Frame 1 (no input): blank canvas, image omitted
Frame 60 (no input): blank canvas, image omitted
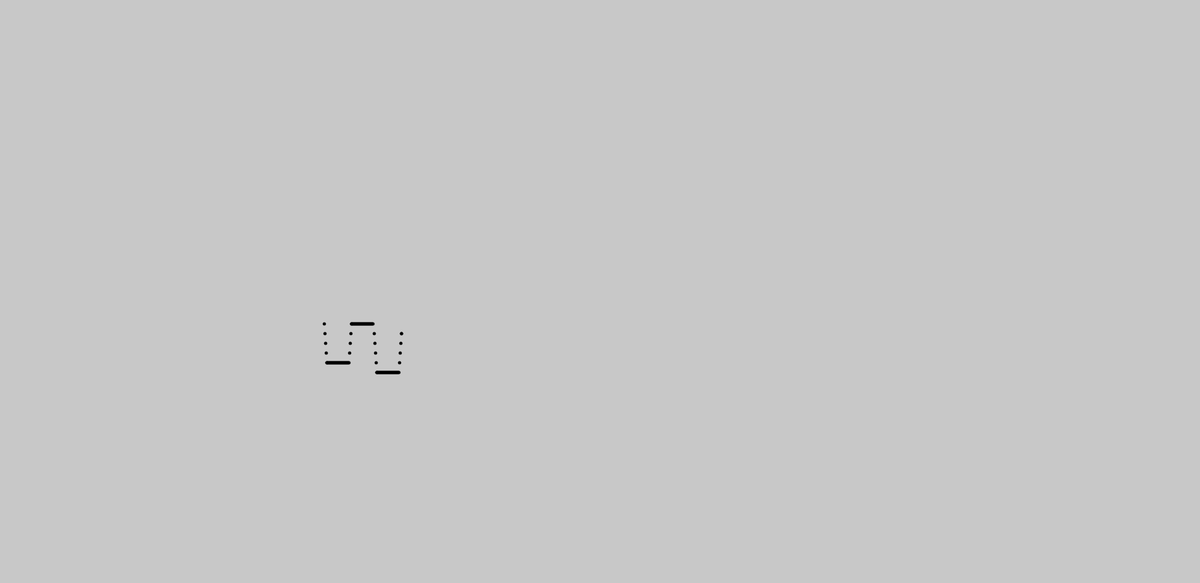
Frame 120 (the mouse pressed at the canvas centre since frame 60)

The p5.js sketch whose frames 1 and 60 were blank and that drew this single picture after the mouse press (run headless with seeded random() and noise() and a simulated clock; from frame 60 on, the mouse is pressed at the canvas centre):

// p5.js sketch
// ── sketch.js
let realtime = 0;
let counter = 0;
let current_y = 0;

let hold_time = 500;
let sample_time = null;
let hold_value = null;
let signal_vsize = 5;

let horiman = 0;

function setup() {
  // put setup code here
  createCanvas(1850, 900);
  background(200);
}

function draw() {
  // translate(500, 500);
  // clear();
  // background(200);
  strokeWeight(5);
  stroke("black");

  if (counter < signal_vsize) {
    point(500 + horiman, 500+realtime);
    counter = counter + 1;
  }

  // LOWEST POINT
  if (counter == signal_vsize) {
    if (hold_value == null) {
      hold_value = 500+realtime;
      sample_time = realtime;
    }
    if (realtime - sample_time <= hold_time) {
      point(500 + horiman, hold_value);
    } else {
      counter = signal_vsize * 2;
      current_y = hold_value;
      realtime = 0;
      hold_value = null;
    }
  }

  if (counter < signal_vsize * 3 && counter > signal_vsize) {
    point(500 + horiman, current_y-realtime);
    counter = counter + 1;
  }
  
  // HIGHEST POINT
  if (counter == signal_vsize * 3) {
    if (hold_value == null) {
      hold_value = current_y-realtime;
      sample_time = realtime;
    }
    if (realtime - sample_time <= hold_time) {
      point(500 + horiman, hold_value);
    } else {
      counter = 0;
      current_y = hold_value;
      realtime = 0;
      hold_value = null;
    }
  }

  realtime = realtime + 15;
  horiman = horiman + 1;
}
